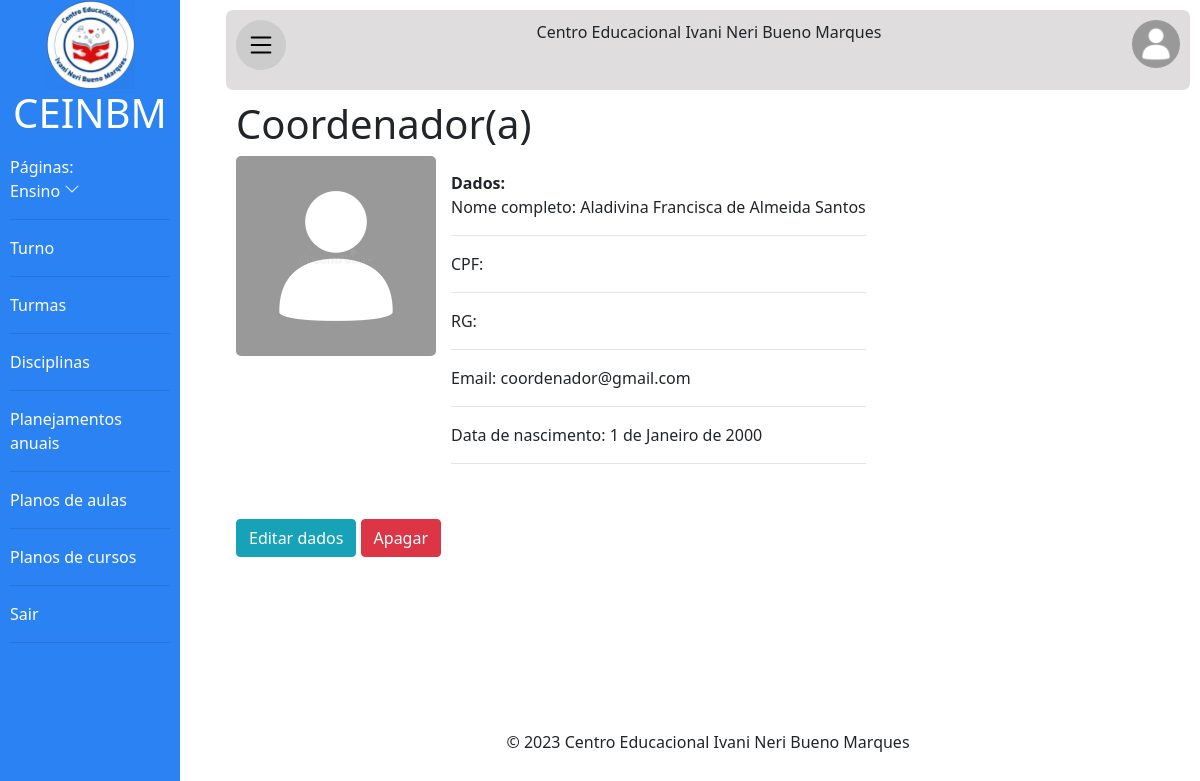
Screenshot of /ceinbm/detalhes/Coordenador/1 (signed in) with the database file from the repository.
### principal/models.py (models this page shows, shortened)
class Usuario(models.Model):
    texto_ajuda_senha = 'A senha deverá ter no mínimo 8 caracteres. Deverá ter números e letras.'
    generos = [
        ('Masculino', 'Masculino'),
        ('Feminino', 'Feminino'),
        ('Outro', 'Outro')
    ]
    user = models.OneToOneField(
        User, on_delete=models.CASCADE, blank=True, null=True)
    nome = models.CharField(max_length=50)
    sobrenome = models.CharField(max_length=100)
    genero = models.CharField(
        max_length=30, choices=generos, verbose_name='Gênero', default='Outro')
    email = models.EmailField()
    senha = models.CharField(max_length=128, help_text=texto_ajuda_senha)
    cpf = models.CharField(max_length=14, blank=True, verbose_name='CPF')
    rg = models.CharField(max_length=13, blank=True, verbose_name='RG')
    data_de_nascimento = models.DateField(
        blank=True, null=True, default='01/01/2000', verbose_name='Data de Nascimento')
    class Meta:
        abstract = True

class Coordenador(Usuario):
    cargo = models.CharField(
        max_length=100, default='Coordenador', verbose_name='Cargo')
    foto = models.ImageField(
        upload_to='fotos_coordenadores/', blank=True, null=True, verbose_name='Foto')

### detalhes/views.py (the view)
# urls.py: path('Coordenador/<int:id>',views.detalhes_coordenador,name='detalhes_coordenador'),
@login_required(login_url='login')
@has_permission_decorator(permission_name='ver_coordenador')
def detalhes_coordenador(request, id):
    coordenador = get_object_or_404(Coordenador, pk=id)
    return render(request, 'detalhes_coordenador.html', {'coordenador': coordenador})

### detalhes/templates/detalhes_coordenador.html (shortened to what this page needs)
{% extends 'baseoficial.html' %}
{% load static %}
{% load bootstrap4 %}
{% block section %}
<h1>Coordenador(a)</h1>
<div class="d-flex flex-wrap">
    <div>
        <div>
            {% if coordenador.foto %}
            <img id="mostrarfoto" src="{{coordenador.foto.url}}" alt="Foto do coordenador">
            {% else %}
            <img id="mostrarfoto" src="{% static 'img/avatars/comum.jpg' %}" alt="Foto de usuario padrão">
            {% endif %}
        </div>
    </div>
    <div id="informacoes">
        <div>
            <strong>Dados:</strong>
            <p>Nome completo: {{coordenador.user.get_full_name}}</p>
            <hr>
            <p>CPF: {{coordenador.cpf}}</p>
            <hr>
            <p>RG: {{coordenador.rg}}</p>
            <hr>
            <p>Email: {{coordenador.user.email}}</p>
            <hr>
            <p>Data de nascimento: {{coordenador.data_de_nascimento}}</p>
            <hr>
        </div>
    </div>
</div>
<br>
{% if perms.auth.modificar_coordenador %}
<div>
    <a class="btn btn-info" href="{% url 'edt_coordenador' coordenador.id %}">Editar dados</a>
    {% if perms.auth.apagar_coordenador %}
    <a class="btn btn-danger" href="{% url 'del_coordenador' coordenador.id %}">Apagar</a>
    {% endif %}
</div>
{% endif %}
{% endblock %}

### templates/static/css/principal.css (style rules this page uses)
* { margin: 0; padding: 0; font-family: 'Segoe UI', Tahoma, Geneva, Verdana, sans-serif; }
body { background-color: rgb(240, 240, 240); min-width: 300px; }
#informacoes { width: 75%; padding: 15px; display: flex; flex-wrap: wrap; justify-content: space-between; }
#mostrarfoto { min-width: 200px; max-width: 200px; border-radius: 5px; }

### rows the page displays
Coordenador: user.get_full_name "Aladivina Francisca de Almeida Santos", user.email "coordenador@gmail.com", data_de_nascimento "1 de Janeiro de 2000"
